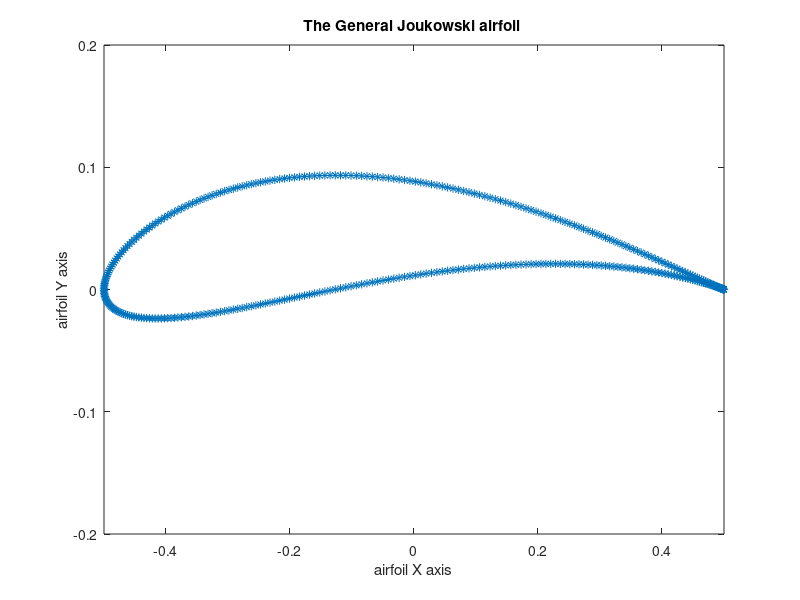
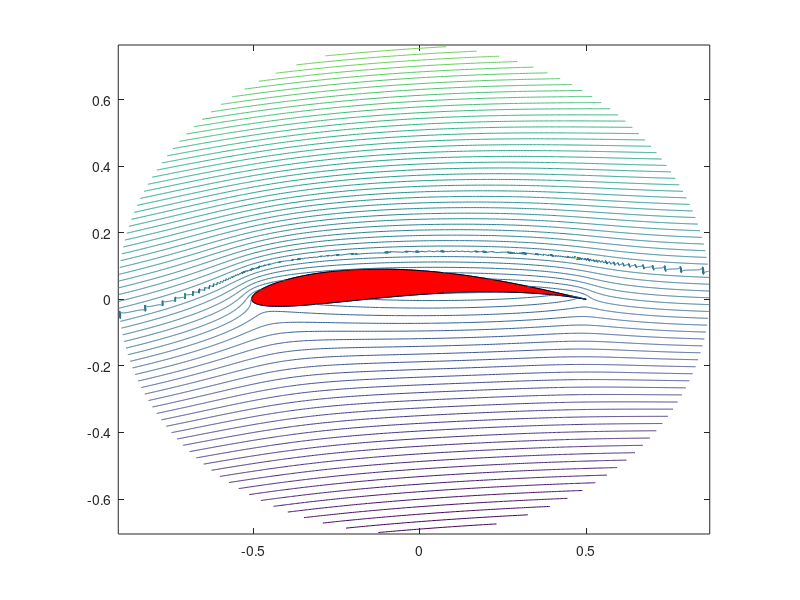

Write the MATLAB code that produced these figures, in order. (Note: this script raises an error after producing the figures.)
clc
clear vars
close all
%% Givens:
V_inf=100 ; %%%Free stream velocity in m/s
chord=1 ;   %%%chord Length in meter
maxthickness=10/100; %%maximum thickness to chord ratio
maxcamber=5/100;    %%maximum camber to chord ratio
alpha= 8;           %% angle of attack on degrees
%% Circle Parameters:
b=chord/4 ;    %% intrsection of the shifted circle with the positve x-axis
e=maxthickness/1.3;
beta=(2*maxcamber)/chord; 
beta_degree=beta*(180/pi);
a=(b*(1+e))/(cos(beta)); %%radius of the shifted circle in Z_1 plane
x_0=-b*e;   %% x corrdinate of the shifted circle
y_0=a*beta; %% y  corrdinate of the shifted circle
%% jouwkoski Airfoil Calculations:
theta=linspace(1,360-1,2*180); %% the angle theta for any point on the airfoil in Z_1 plane and on circle in Z dash plane
x_1=2*b*cosd(theta);           
y_1=2*b*e*(1-cosd(theta)).*sind(theta)+2*b*beta*sind(theta).^2;
r=b*(1+e*(1-cosd(theta))+beta*sind(theta));
%% jouwkoski airfoil plot:
figure
plot(x_1,y_1,'*');
title('The General Joukowski airfoil ')
xlabel('airfoil X axis')
ylabel('airfoil Y axis')
axis([-0.5 0.5 -0.2 0.2])
%% stream lines plot:
r_dash1=linspace(a,3*a,360);
theta_dash1=linspace(0,2*pi,360);
alpha_free_stream=pi/180*5; %% freestream angle in Rad
Gamma=4*pi*V_inf*a*sin(alpha_free_stream+beta); %% vortex Strength Caculation
[Theta_dash1,R_dash]= meshgrid(theta_dash1,r_dash1);
Z_dash_streamline=R_dash.*exp(1i*Theta_dash1)+x_0+1i*y_0;
Z1=Z_dash_streamline+b^2./Z_dash_streamline;
W = V_inf .*exp(-1i.*alpha_free_stream(length(alpha_free_stream))).*Z_dash_streamline+V_inf*a^2*exp( 1i *alpha_free_stream(length(alpha_free_stream)))./Z_dash_streamline+1i*log(Z_dash_streamline)*Gamma/2/pi;
psi=imag(W); %% Lines of stream line
psi1=psi+b^2./psi; %% cnvorting the stream lines from Z_dash plane to Z_1_plane
figure
hold on
axis equal
plot(Z1(1,:),'b');
fill(real(Z1(1,:)),imag(Z1(1,:)),'r')
box on;
contour(real(Z1),imag(Z1),psi1,'levelstep',2,'color','b');
xlim([-2/3*chord,2/3*chord]);
ylim([-a,a]);
title('Stream lines on the joukowski Airfoil')
%% calculations in the z-plane:
x=r.*cosd(theta);
y=r.*sind(theta);
%% calculations in z_dash plane:
x_dash=x-x_0;  %% calculation of x points on the z_dash plane where the axis on the center of the circle
y_dash=y-y_0;  %% calculation of y points on the z_dash plane where the axis on the center of the circle
z_dash=x_dash+1i*y_dash; %% making the points on the real- imaginary plane
r_dash=abs(z_dash);
theta_dash=angle(z_dash);
%% calculation of velocities in Z_dash plane:
v_r_dash= V_inf*(1-(a^2./r_dash.^2)).*cos(theta_dash-alpha*(pi/180));
v_theta_dash=-V_inf*((1+(a^2./r_dash.^2)).* sin(theta_dash-alpha*(pi/180))+2*(a./r_dash)*sin((alpha*pi/180)+beta));
%% calculation of velocities in z_1 plane:
V_1=(v_theta_dash.^2./(1-2*(b^2./r.^2).*cosd(2*theta)+(b^4./r.^4))).^0.5;
%% plot the velocity over the airfoil
figure
plot(x_1,V_1)
title('velocit along the joukowskki airfoil')
xlabel('x_1')
ylabel('V_1')
%% plot the flow velocity over the airfoil:
figure 
plot(x_1,V_1./V_inf)
title('V_1/V_infinity along the joukowskki airfoil')
xlabel('x_1')
ylabel('V_1/V_infinity')
%% C_p calculation and plot:
C_p=1-(V_1./V_inf).^2;
figure 
plot(x_1,C_p)
title('C_p over the airfoil')
xlabel('x_1')
ylabel('C_p')
axis([-0.5 0.5 -6 1])
%% C_l calculations:
angle_attack= -5:10 ;
C_l=2*pi*(1+e).*sind(angle_attack+beta_degree);
%% c_l plot with angle of attacks:
figure
plot(angle_attack,C_l)
title('C_l Vs alpha(-5 to 10)')
xlabel('alpha')
ylabel('C_L')
%% Cm calculations:
angel_attack_rad=(pi/180)*angle_attack;
for ii=1:length(angle_attack)
    
    v_theta_dash=-V_inf*((1+(a^2./r_dash.^2)).* sin(theta_dash-angel_attack_rad(ii))+2*(a./r_dash).*sin((angel_attack_rad(ii))+beta));
    V1=(v_theta_dash.^2./(1-2*(b^2./r.^2).*cos(2*theta)+(b^4./r.^4))).^0.5;
    Cp = 1-(V1/V_inf).^2;
    C_m_LE(ii)=1/chord*(trapz(-Cp.*(x_1+chord/2),x_1+chord/2) + trapz(-Cp.*y_1,y_1) );
end
%% cm plot:
figure
plot(angle_attack,C_m_LE)
title('C_m Vs alpha(-5 to 10)')
xlabel('alpha')
ylabel('C_m')
